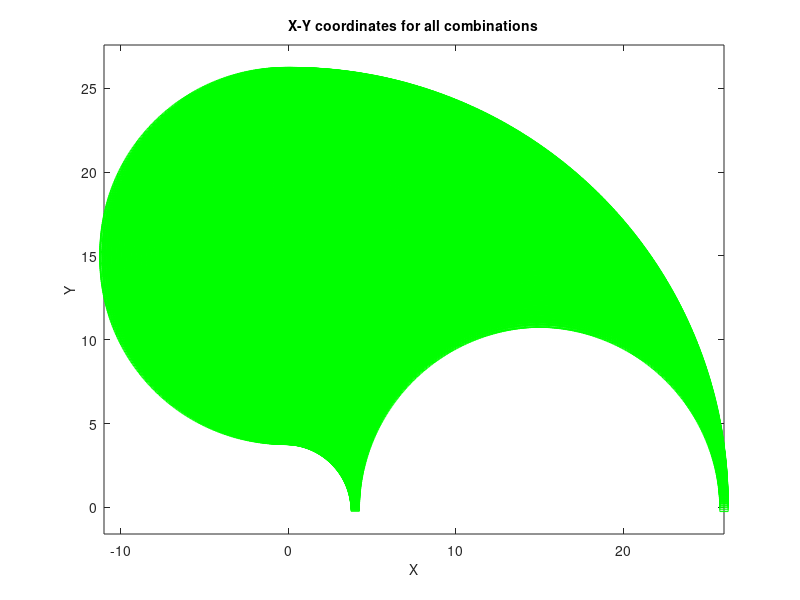

Source code (MATLAB): (Note: this script raises an error after producing the figure.)
%% Two Link Inverse Kinematics

l1 = 15; %length of first arm
l2 = 11; %length of second arm

theta1 = 0:0.01:pi/2; %all possible theta1 values
theta2 = 0:0.01:pi; %all possible theta2 values

[THETA1,THETA2] = meshgrid(theta1,theta2); %generate grid of angle values
X = l1 * cos(THETA1) + l2 * cos(THETA1 + THETA2); %compute x coordinates
Y = l1 * sin(THETA1) + l2 * sin(THETA1 + THETA2); %compute y coordinate

data1 = [X(:) Y(:) THETA1(:)]; %Create x-y-theta1 dataset
data2 = [X(:) Y(:) THETA2(:)]; %CREATE X-Y-THETA2 DATASET

figure(1)
plot(X(:),Y(:),'gs');
axis equal;
xlabel('X','fontsize',10)
ylabel('Y','fontsize',10)
title('X-Y coordinates for all combinations','fontsize',10)

%% ANFIS 

opt = anfisOptions;
opt.InitialFIS = 7;
opt.EpochNumber = 150;
opt.DisplayANFISInformation = 0;
opt.DisplayErrorValues = 0;
opt.DisplayStepSize = 0;
opt.DisplayFinalResults = 0;

disp('--> Training first ANFIS network')
anfis1 = anfis(data1,opt);
disp('--> Training second ANFIS network')
opt.InitialFIS = 6;
anfis2 = anfis(data2,opt);
x = 0:0.1:2; %x-cord for validation
y = 8:0.1:10; %y-cord for validation

[X,Y] = meshgrid(x,y);
c2 = (X.^2 + Y.^2 - l1^2 - l2^2)/(2*l1*l2);
s2 = sqrt(1-c2.^2);
THETA2D = atan2(s2,c2); %theta2 is deduced
k1 = l1 + l2.*c2;
k2 = l2*s2;
THETA1D = atan2(Y,X)- atan2(k2,k1); %theta1 is deduced

XY = [X(:) Y(:)];
THETA1P = evalfis(anfis1,XY);
THETA2P = evalfis(anfis2,XY);

theta1diff = THETA1D(:) - THETA1P;
theta2diff = THETA2D(:) - THETA2P;

figure(2)
subplot(2,1,1)
plot(theta1diff,'y','linewidth',3)
ylabel('THETA1D - THETA1P')
title('Deduced theta1 - Predicted theta1')

subplot(2,1,2)
plot(theta2diff,'g','linewidth',3)
ylabel('THETA2D - THETA2P')
title('Deduced theta2 - Predicted theta2')
saveas(1,'Inv_Kin_DataSet','jpeg')
saveas(2,'Inv_Kin_Accuracy','jpeg')
